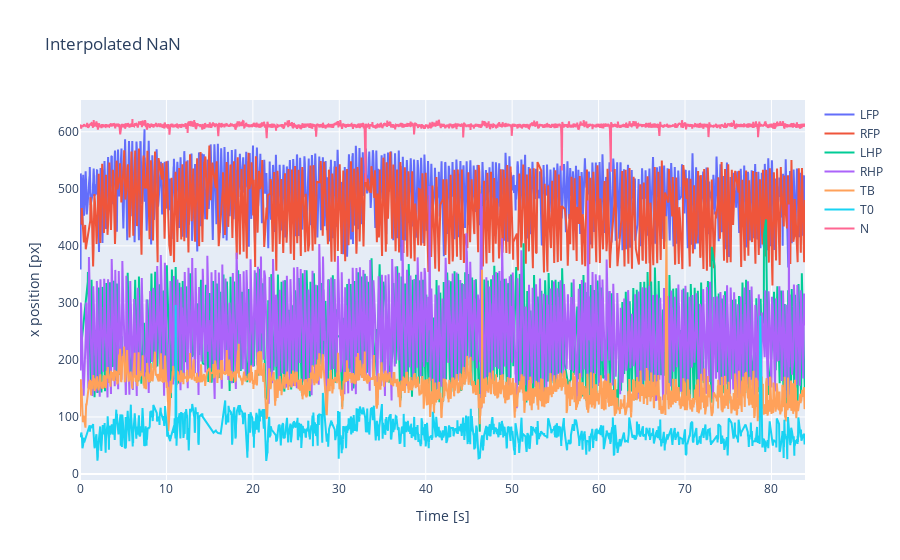

Notebook code cell kept with this figure:
### Code cell
fig = go.Figure()
for key, value in labelarrays.items():
    fig.add_trace(go.Scatter(x=value.time, y=fill_nan(value.x),
                             mode="lines",
                             name=key
                )
    )
fig.update_layout(title="Interpolated NaN", 
                  xaxis_title="Time [s]",yaxis_title="x position [px]")
fig.show()

### Figure 1 — Plotly figure (JSON) as saved in the notebook; plotly's stock layout.template omitted (floating-point values rounded to 4 significant figures; data arrays with more than 128 entries replaced by an {"elided": "..."} marker saying what was removed)
{"data": [{"mode": "lines", "name": "LFP", "type": "scatter", "x": {"elided": "5034 float values"}, "y": {"elided": "5034 float values"}}, {"mode": "lines", "name": "RFP", "type": "scatter", "x": {"elided": "5034 float values"}, "y": {"elided": "5034 float values"}}, {"mode": "lines", "name": "LHP", "type": "scatter", "x": {"elided": "5034 float values"}, "y": {"elided": "5034 float values"}}, {"mode": "lines", "name": "RHP", "type": "scatter", "x": {"elided": "5034 float values"}, "y": {"elided": "5034 float values"}}, {"mode": "lines", "name": "TB", "type": "scatter", "x": {"elided": "5034 float values"}, "y": {"elided": "5034 float values"}}, {"mode": "lines", "name": "T0", "type": "scatter", "x": {"elided": "5034 float values"}, "y": {"elided": "5034 float values"}}, {"mode": "lines", "name": "N", "type": "scatter", "x": {"elided": "5034 float values"}, "y": {"elided": "5034 float values"}}], "layout": {"title": {"text": "Interpolated NaN"}, "xaxis": {"title": {"text": "Time [s]"}}, "yaxis": {"title": {"text": "x position [px]"}}}}
